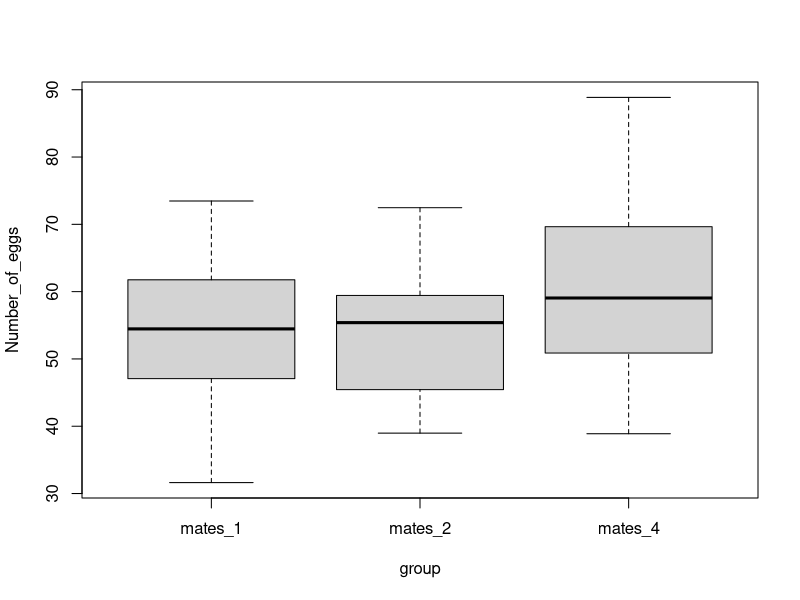
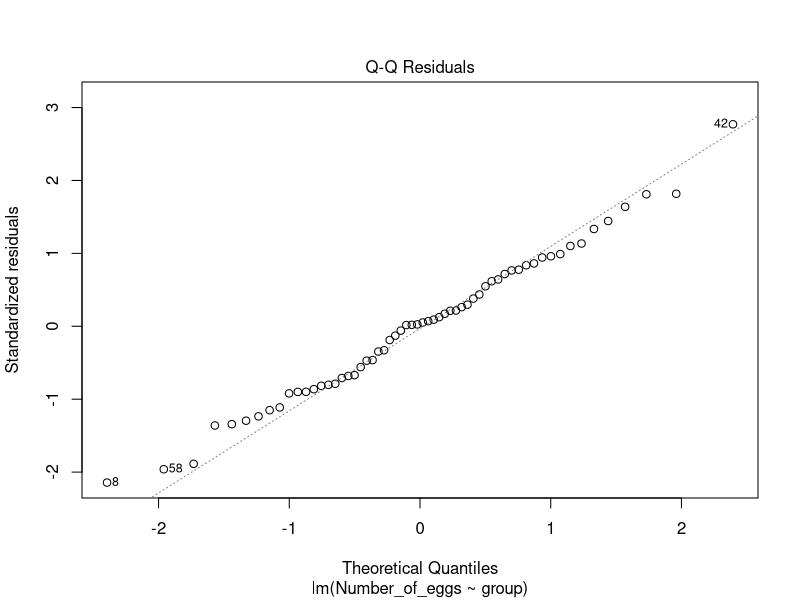
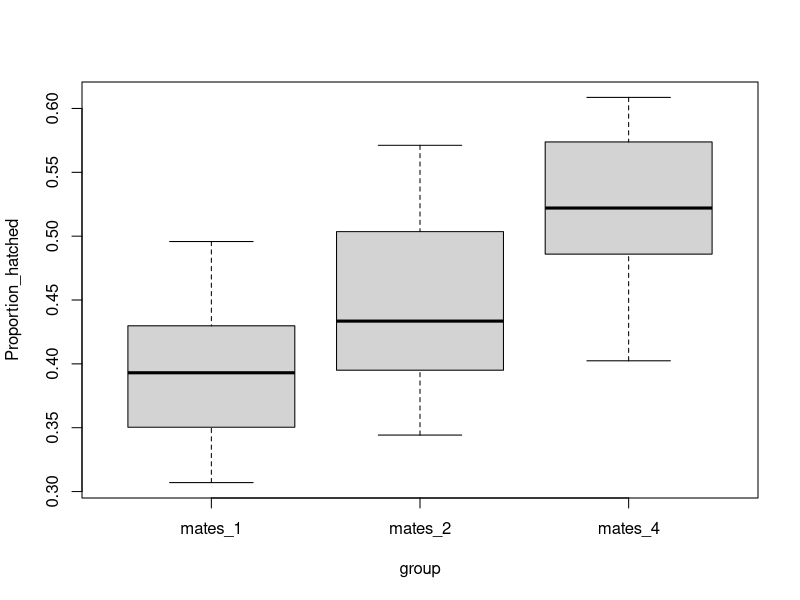
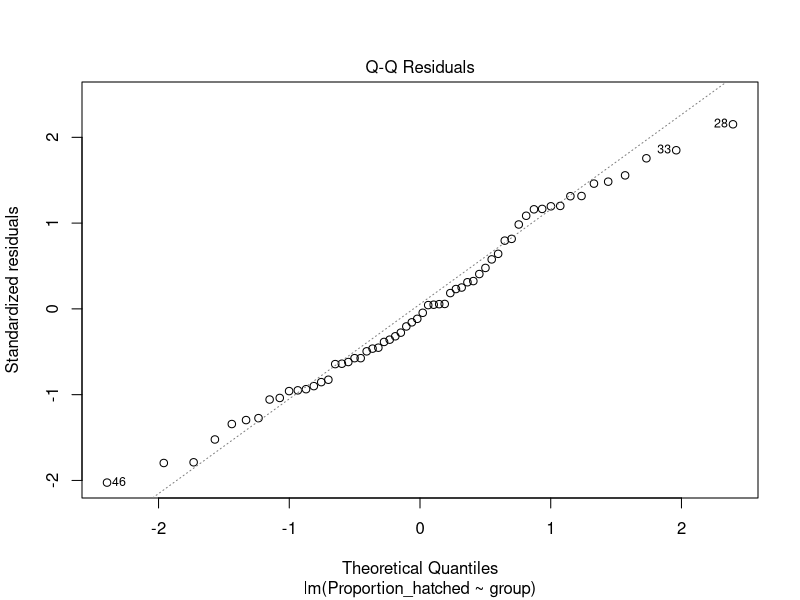
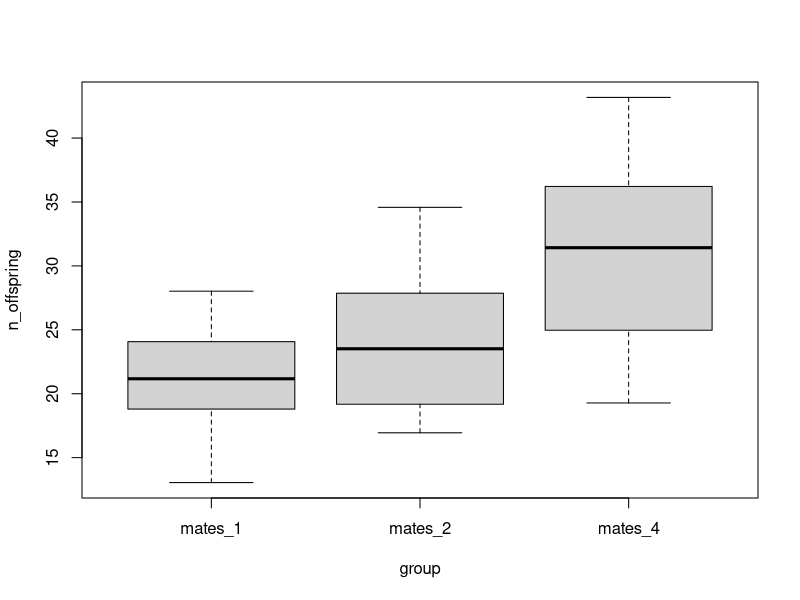
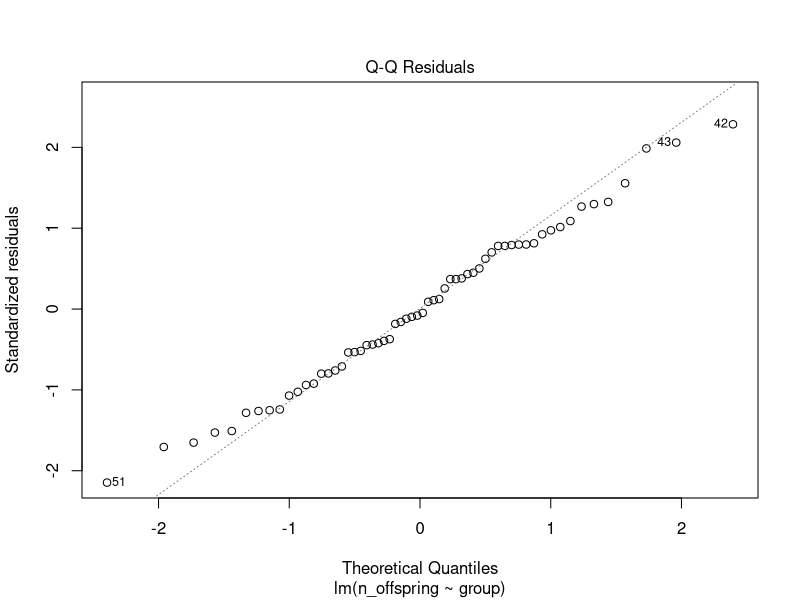
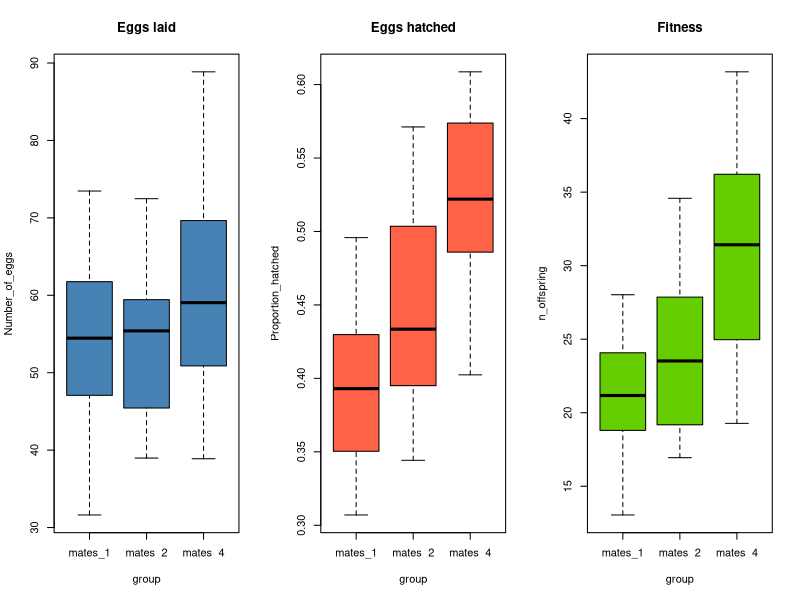

Generate these figures, in order, with R:

# Part 1 ------------------------------------------------------------------
# Eggs produced

# import the data
df <- read.csv('eggs_produced.csv')

# boxplot of data
boxplot(Number_of_eggs ~ group, data = df)

# create linear model
model <- lm(Number_of_eggs ~ group, data = df)

#check the residuals with the q-q plot
plot(model, which = 2)

# anova 
anova(model)


# Part 2 ------------------------------------------------------------------
# Eggs hatching

# import the data
df <- read.csv('eggs_hatching.csv')

# boxplot of data
boxplot(Proportion_hatched ~ group, data = df)

# create linear model
model <- lm(Proportion_hatched ~ group, data = df)

#check the residuals with the q-q plot
plot(model, which = 2)

# anova 
anova(model)

# check differences between groups
TukeyHSD(aov(model))


# Part 3 ------------------------------------------------------------------
# Offspring produced
df_1 <- read.csv('eggs_produced.csv')
df_2 <- read.csv('eggs_hatching.csv')

n_offspring <- df_1$Number_of_eggs * df_2$Proportion_hatched
group <- df_1$group

df <- data.frame('n_offspring' = n_offspring, 'group' = group)

boxplot(n_offspring ~ group, data = df)

model <- lm(n_offspring ~ group, data = df)

plot(model, which = 2)

anova(model)

TukeyHSD(aov(model))


# 3 boxplots --------------------------------------------------------------
par(mfrow = c(1, 3))

df <- read.csv('eggs_produced.csv')
boxplot(Number_of_eggs ~ group, data = df, col = 'steelblue', main = "Eggs laid")

df <- read.csv('eggs_hatching.csv')
boxplot(Proportion_hatched ~ group, data = df, col = 'tomato', main = "Eggs hatched")

df_1 <- read.csv('eggs_produced.csv')
df_2 <- read.csv('eggs_hatching.csv')
n_offspring <- df_1$Number_of_eggs * df_2$Proportion_hatched
group <- df_1$group
df <- data.frame('n_offspring' = n_offspring, 'group' = group)
boxplot(n_offspring ~ group, data = df, col = "chartreuse3", main = "Fitness")
